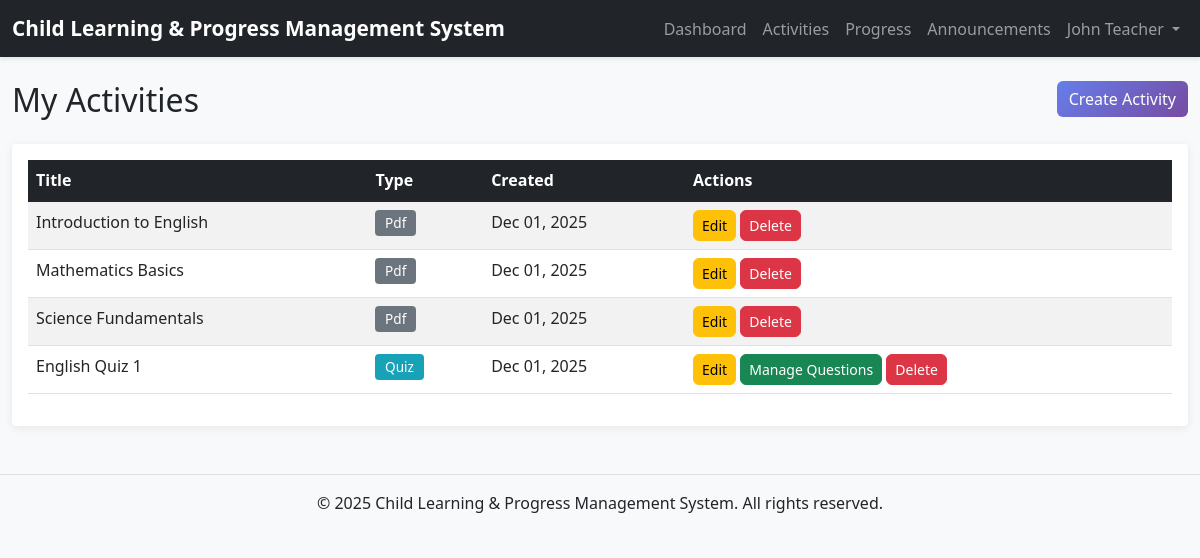
/teacher/activities_list.php (signed in), run on the app's committed database.
### tables this page shows
CREATE TABLE users (
    id INT AUTO_INCREMENT PRIMARY KEY,
    email VARCHAR(255) NOT NULL UNIQUE,
    password VARCHAR(255) NOT NULL,
    full_name VARCHAR(255) NOT NULL,
    role ENUM('admin', 'teacher', 'student', 'parent') NOT NULL,
    created_at TIMESTAMP DEFAULT CURRENT_TIMESTAMP,
    updated_at TIMESTAMP DEFAULT CURRENT_TIMESTAMP ON UPDATE CURRENT_TIMESTAMP
);

CREATE TABLE activities (
    id INT AUTO_INCREMENT PRIMARY KEY,
    title VARCHAR(255) NOT NULL,
    description TEXT,
    activity_type ENUM('pdf', 'quiz') NOT NULL,
    class_id INT,
    created_by INT NOT NULL,
    due_date DATETIME,
    max_marks INT DEFAULT 100,
    file_path VARCHAR(255),
    created_at TIMESTAMP DEFAULT CURRENT_TIMESTAMP,
    updated_at TIMESTAMP DEFAULT CURRENT_TIMESTAMP ON UPDATE CURRENT_TIMESTAMP,
    FOREIGN KEY (class_id) REFERENCES classes(id) ON DELETE SET NULL ON UPDATE CASCADE,
    FOREIGN KEY (created_by) REFERENCES users(id) ON DELETE RESTRICT ON UPDATE CASCADE
);

### includes/auth.php (called while the page is built, shortened)
<?php
function isLoggedIn() {
    return isset($_SESSION['user_id']) && isset($_SESSION['role']);
}
function getCurrentUser() {
    global $mysqli;
    $user_id = $_SESSION['user_id'];
    $stmt = $mysqli->prepare("SELECT id, email, full_name, role FROM users WHERE id = ?");
    $stmt->bind_param("i", $user_id);
    $stmt->execute();
    $result = $stmt->get_result();
    if ($result->num_rows > 0) {
        return $result->fetch_assoc();
    }
    return null;
}
?>

### teacher/activities_list.php (the view, shortened to what this page needs)
<?php
require_once '../config/db.php';
require_once '../includes/auth.php';
$teacher_id = $_SESSION['user_id'];
$page = intval($_GET['page'] ?? 1);
$offset = ($page - 1) * RECORDS_PER_PAGE;
$stmt = $mysqli->prepare("
    SELECT a.id, a.title, a.activity_type, a.created_at
    FROM activities a
    WHERE a.created_by = ?
    ORDER BY a.created_at DESC
    LIMIT ?, ?
");
$records_per_page = RECORDS_PER_PAGE;
$stmt->bind_param("iii", $teacher_id, $offset, $records_per_page);
$stmt->execute();
$activities = $stmt->get_result()->fetch_all(MYSQLI_ASSOC);
include '../includes/header.php';
include '../includes/nav.php';
?>
<div class="container-fluid mt-4">
    <div class="row mb-3">
        <div class="col-md-6">
            <h2>My Activities</h2>
        </div>
        <div class="col-md-6 text-end">
            <a href="activity_create.php" class="btn btn-primary">Create Activity</a>
        </div>
    </div>
    <div class="card">
        <div class="card-body table-responsive">
            <?php if (count($activities) > 0): ?>
                <table class="table table-striped table-hover">
                    <thead class="table-dark">
                        <tr>
                            <th>Title</th>
                            <th>Type</th>
                            <th>Created</th>
                            <th>Actions</th>
                        </tr>
                    </thead>
                    <tbody>
                        <?php foreach ($activities as $activity): ?>
                            <tr>
                                <td><?php echo htmlspecialchars($activity['title']); ?></td>
                                <td>
                                    <span class="badge bg-<?php echo $activity['activity_type'] === ACTIVITY_TYPE_QUIZ ? 'info' : 'secondary'; ?>">
                                        <?php echo ucfirst($activity['activity_type']); ?>
                                    </span>
                                </td>
                                <td><?php echo date('M d, Y', strtotime($activity['created_at'])); ?></td>
                                <td>
                                    <a href="activity_edit.php?id=<?php echo $activity['id']; ?>" class="btn btn-sm btn-warning">Edit</a>
                                    <?php if ($activity['activity_type'] === ACTIVITY_TYPE_QUIZ): ?>
                                        <a href="quiz_questions.php?activity_id=<?php echo $activity['id']; ?>" class="btn btn-sm btn-success">Manage Questions</a>
                                    <?php endif; ?>
                                    <a href="activity_delete.php?id=<?php echo $activity['id']; ?>" class="btn btn-sm btn-danger" onclick="return confirm('Are you sure?');">Delete</a>
                                </td>
                            </tr>
                        <?php endforeach; ?>
                    </tbody>
                </table>
            <?php else: ?>
                <p class="text-muted">No activities created yet. <a href="activity_create.php">Create one now</a>.</p>
            <?php endif; ?>
        </div>
    </div>
</div>
<?php include '../includes/footer.php'; ?>

### includes/nav.php (shortened to what this page needs)
<nav class="navbar navbar-expand-lg navbar-dark bg-dark">
    <div class="container-fluid">
        <a class="navbar-brand" href="<?php echo SITE_URL; ?>">
            <?php echo APP_NAME; ?>
        </a>
        <div class="collapse navbar-collapse" id="navbarNav">
            <ul class="navbar-nav ms-auto">
                <?php if (isLoggedIn()) { ?>
                    <?php
                    $current_user = getCurrentUser();
                    if ($current_user) {
                    ?>
                        <?php if ($current_user['role'] === ROLE_TEACHER) { ?>
                            <li class="nav-item">
                                <a class="nav-link" href="<?php echo SITE_URL; ?>teacher/dashboard.php">Dashboard</a>
                            </li>
                            <li class="nav-item">
                                <a class="nav-link" href="<?php echo SITE_URL; ?>teacher/activities_list.php">Activities</a>
                            </li>
                            <li class="nav-item">
                                <a class="nav-link" href="<?php echo SITE_URL; ?>teacher/class_progress.php">Progress</a>
                            </li>
                            <li class="nav-item">
                                <a class="nav-link" href="<?php echo SITE_URL; ?>announcements_list.php">Announcements</a>
                            </li>
                        <?php } ?>
                        <li class="nav-item dropdown">
                            <a class="nav-link dropdown-toggle" href="#" id="userDropdown" role="button" data-bs-toggle="dropdown">
                                <?php echo htmlspecialchars($current_user['full_name']); ?>
                            </a>
                        </li>
                    <?php } ?>
                <?php } ?>
            </ul>
        </div>
    </div>
</nav>

### css/style.css (style rules this page uses)
:root { --primary-color: #667eea; --secondary-color: #764ba2; --success-color: #28a745; --danger-color: #dc3545; --warning-color: #ffc107; --info-color: #17a2b8; }
body { font-family: 'Segoe UI', Tahoma, Geneva, Verdana, sans-serif; background-color: #f8f9fa; }
.navbar { box-shadow: 0 2px 4px rgba(0, 0, 0, 0.1); }
.navbar-brand { font-weight: 600; font-size: 1.3rem; }
.card { border: none; box-shadow: 0 2px 8px rgba(0, 0, 0, 0.08); margin-bottom: 1.5rem; transition: transform 0.2s, box-shadow 0.2s; }
.badge { padding: 0.4rem 0.6rem; font-weight: 500; font-size: 0.85rem; }
.btn { border-radius: 0.375rem; font-weight: 500; transition: all 0.2s; }
.btn-primary { background: linear-gradient(135deg, var(--primary-color) 0%, var(--secondary-color) 100%); border: none; }
.table { background-color: white; }
.table thead { background-color: #f8f9fa; font-weight: 600; }
.bg-info { background-color: var(--info-color) !important; }
* { transition: color 0.15s ease-in-out, background-color 0.15s ease-in-out; }
.btn, .card, .nav-link { transition: all 0.2s ease-in-out; }

### data on the page
users: full_name "John Teacher"
activities: title "Introduction to English", activity_type "Pdf", created_at "Dec 01, 2025"
activities: title "Mathematics Basics", activity_type "Pdf", created_at "Dec 01, 2025"
activities: title "Science Fundamentals", activity_type "Pdf", created_at "Dec 01, 2025"
activities: title "English Quiz 1", activity_type "Quiz", created_at "Dec 01, 2025"

### other printed values
APP_NAME "Child Learning & Progress Management System"
